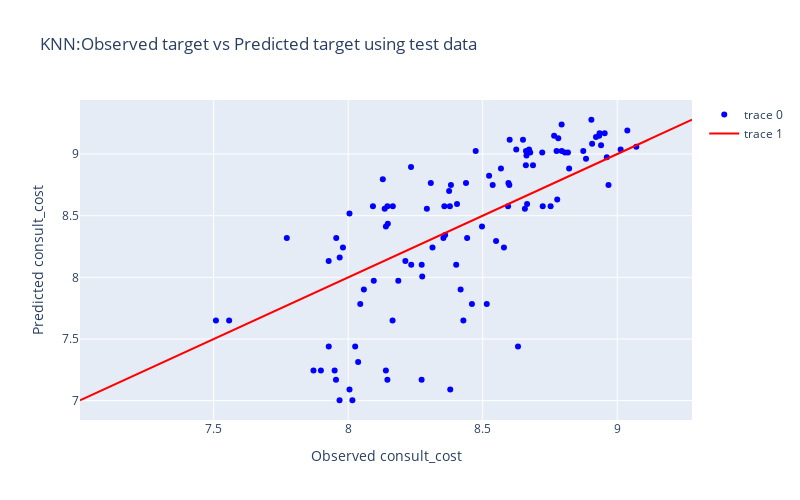

Source (notebook cell):
### Code cell
trace1 = go.Scatter(y=y_test, x=knn.predict(x_test), mode='markers', marker=dict(color='blue'))
trace2 = go.Scatter(y=y_test, x=y_test, mode='lines', line=dict(color='red'))

data = [trace1, trace2]

layout = go.Layout(title='KNN:Observed target vs Predicted target using test data', 
                   xaxis_title='Observed consult_cost', yaxis_title='Predicted consult_cost', width=800, height=500)

fig = go.Figure(data=data, layout=layout)
fig.show()
